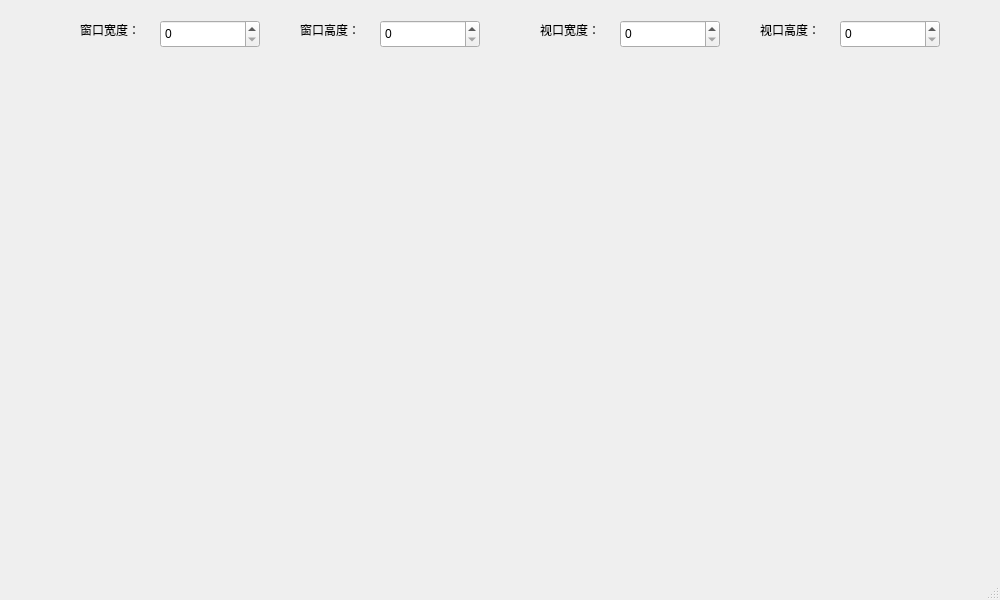
<?xml version="1.0" encoding="UTF-8"?>
<ui version="4.0">
 <class>MainWindow</class>
 <widget class="QMainWindow" name="MainWindow">
  <property name="geometry">
   <rect>
    <x>0</x>
    <y>0</y>
    <width>1000</width>
    <height>600</height>
   </rect>
  </property>
  <property name="windowTitle">
   <string>视窗变换</string>
  </property>
  <widget class="QWidget" name="centralwidget">
   <widget class="QLabel" name="label">
    <property name="geometry">
     <rect>
      <x>80</x>
      <y>20</y>
      <width>69</width>
      <height>20</height>
     </rect>
    </property>
    <property name="text">
     <string>窗口宽度：</string>
    </property>
   </widget>
   <widget class="QSpinBox" name="spinBox_ww">
    <property name="geometry">
     <rect>
      <x>160</x>
      <y>20</y>
      <width>100</width>
      <height>28</height>
     </rect>
    </property>
   </widget>
   <widget class="QLabel" name="label_2">
    <property name="geometry">
     <rect>
      <x>540</x>
      <y>20</y>
      <width>69</width>
      <height>20</height>
     </rect>
    </property>
    <property name="text">
     <string>视口宽度：</string>
    </property>
   </widget>
   <widget class="QSpinBox" name="spinBox_vw">
    <property name="geometry">
     <rect>
      <x>620</x>
      <y>20</y>
      <width>100</width>
      <height>28</height>
     </rect>
    </property>
   </widget>
   <widget class="QSpinBox" name="spinBox_wh">
    <property name="geometry">
     <rect>
      <x>380</x>
      <y>20</y>
      <width>100</width>
      <height>28</height>
     </rect>
    </property>
   </widget>
   <widget class="QLabel" name="label_3">
    <property name="geometry">
     <rect>
      <x>300</x>
      <y>20</y>
      <width>69</width>
      <height>20</height>
     </rect>
    </property>
    <property name="text">
     <string>窗口高度：</string>
    </property>
   </widget>
   <widget class="QLabel" name="label_4">
    <property name="geometry">
     <rect>
      <x>760</x>
      <y>20</y>
      <width>69</width>
      <height>20</height>
     </rect>
    </property>
    <property name="text">
     <string>视口高度：</string>
    </property>
   </widget>
   <widget class="QSpinBox" name="spinBox_vh">
    <property name="geometry">
     <rect>
      <x>840</x>
      <y>20</y>
      <width>100</width>
      <height>28</height>
     </rect>
    </property>
   </widget>
  </widget>
  <widget class="QMenuBar" name="menubar">
   <property name="geometry">
    <rect>
     <x>0</x>
     <y>0</y>
     <width>1000</width>
     <height>25</height>
    </rect>
   </property>
  </widget>
  <widget class="QStatusBar" name="statusbar"/>
 </widget>
 <resources/>
 <connections/>
</ui>
